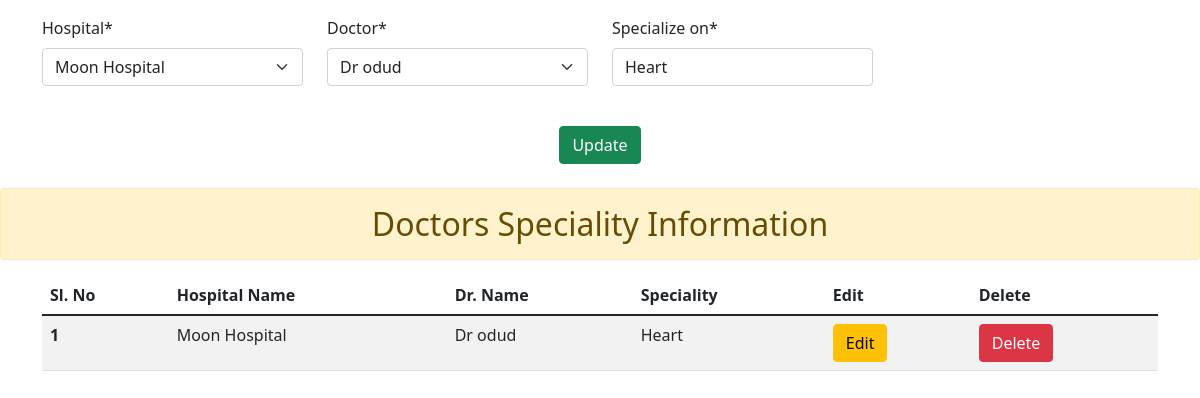
/specialized_edit_item/4/, run on the app's committed database.
### specialized_app/models.py (models this page shows, shortened)
class Speciality(models.Model):
    hospital = models.ForeignKey(Hospital, on_delete=models.CASCADE)
    doctor = models.ForeignKey(Doctors, on_delete=models.CASCADE)
    specialize_on = models.CharField(max_length=400)

### hospital_app/models.py (models this page shows)
class Hospital(models.Model):
    name = models.CharField(max_length=100)
    address = models.CharField(max_length=200)
    contact = models.IntegerField()
    def __str__(self):
        return self.name

### dr_details_app/models.py (models this page shows)
class Doctors(models.Model):
    hospital = models.ForeignKey(Hospital, on_delete=models.CASCADE)
    dr_name = models.CharField(max_length=100)
    specialized = models.CharField(max_length=200)
    education = models.CharField(max_length=200)
    contact = models.CharField(max_length=200)
    def __str__(self):
        return self.dr_name

### specialized_app/views.py (the view)
# urls.py: path('specialized_edit_item/<int:id>/', views.specialized_edit_item, name='specialized_edit_item'),
def specialized_edit_item(request, id):
    specializes = Speciality.objects.all()
    specialized = Speciality.objects.get(id=id)
    if request.method == 'POST':
        form = SpecialityForm(request.POST, instance=specialized)
        if form.is_valid():
            form.save()
            messages.info(request, "Patient updated successfully")
            return redirect('specialized_details')
    else:
        form = SpecialityForm(instance=specialized)
    context = {
        'form': form,
        'specializes' : specializes
    }
    return render(request, 'specialized_edit.html', context)

### specialized_app/forms.py
class SpecialityForm(forms.ModelForm):
    class Meta:
        model = Speciality
        fields = '__all__'
    def __init__(self, *args, **kwargs):
        super().__init__(*args, **kwargs)
        self.fields['hospital'].empty_label = "--SELECT--"
        self.fields['hospital'].queryset = Hospital.objects.all()
        self.fields['doctor'].empty_label = "--SELECT--"
        self.fields['doctor'].queryset = Doctors.objects.all()

### template/specialized_edit.html (shortened to what this page needs)
{% load crispy_forms_tags %}
<html lang="en">
  <head>
    <link
      href="https://cdn.jsdelivr.net/npm/bootstrap@5.1.3/dist/css/bootstrap.min.css"
      rel="stylesheet"
    />
  </head>
  <body>
    <div class="container mt-3">
      <form method="POST">
        <div class="row">
          <div class="col-md-3">{{form.hospital|as_crispy_field}}</div>
          <div class="col-md-3">{{form.doctor|as_crispy_field}}</div>
          <div class="col-md-3">{{form.specialize_on|as_crispy_field}}</div>
          <div class="text-center mt-4">
            <button type="submit" class="btn btn-success">Update</button>
          </div>
        </div>
      </form>
    </div>
    <h2 class="alert alert-warning text-center mt-4">Doctors Speciality Information</h2>
    <div class="container mt-3">
      <table class="table table-striped">
        <thead>
          <tr>
            <th scope="col">Sl. No</th>
            <th scope="col">Hospital Name</th>
            <th scope="col">Dr. Name</th>
            <th scope="col">Speciality</th>
            <th scope="col">Edit</th>
            <th scope="col">Delete</th>
          </tr>
        </thead>
        <tbody>
          {% if specializes %} {% for item in specializes %}
          <tr>
            <th>{{forloop.counter}}</th>
            <td>{{item.hospital.name}}</td>
            <td>{{item.doctor.dr_name}}</td>
            <td>{{item.specialize_on}}</td>
            <td>
              <a href="{% url 'specialized_edit_item' item.id %}" class="btn btn-warning">Edit</a>
            </td>
            <td>
              <a href="{% url 'specialized_delete_item' item.id %}" class="btn btn-danger" onclick="return confirm('Are you sure you want to delete this doctor?')">Delete</a>
            </td>
          </tr>
          {% endfor %}
          {% else %}
          <tr>
            <td class="text-center" colspan="7">No Doctors Speciality Information are found</td>
          </tr>
          {% endif %}
        </tbody>
      </table>
    </div>
  </body>
</html>

### data on the page
Speciality: hospital "Moon Hospital", doctor "Dr odud", specialize_on "Heart", hospital.name "Moon Hospital", doctor.dr_name "Dr odud"
